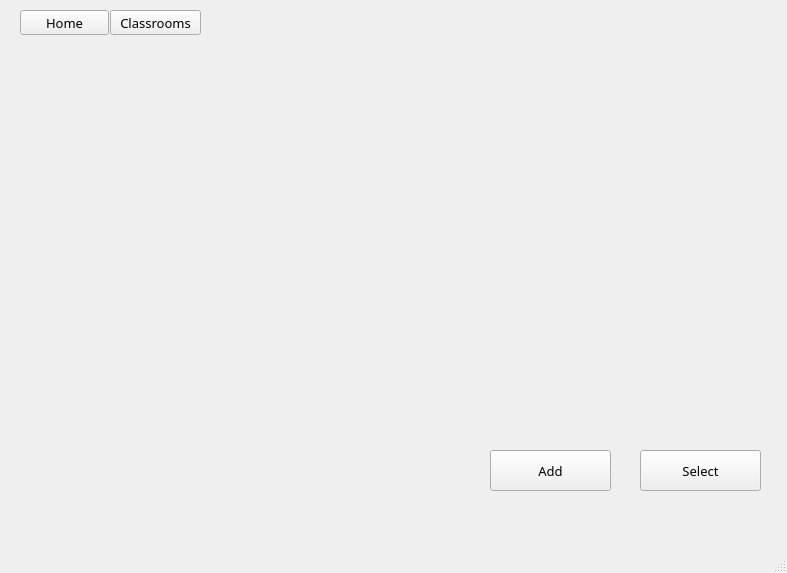
<?xml version="1.0" encoding="UTF-8"?>
<ui version="4.0">
 <class>MainWindow</class>
 <widget class="QMainWindow" name="MainWindow">
  <property name="geometry">
   <rect>
    <x>0</x>
    <y>0</y>
    <width>787</width>
    <height>573</height>
   </rect>
  </property>
  <property name="font">
   <font>
    <family>Umpush</family>
    <pointsize>10</pointsize>
    <italic>false</italic>
    <bold>false</bold>
   </font>
  </property>
  <property name="windowTitle">
   <string>MainWindow</string>
  </property>
  <widget class="QWidget" name="centralwidget">
   <widget class="QStackedWidget" name="stackedWidget">
    <property name="geometry">
     <rect>
      <x>0</x>
      <y>0</y>
      <width>781</width>
      <height>511</height>
     </rect>
    </property>
    <property name="sizePolicy">
     <sizepolicy hsizetype="Expanding" vsizetype="Expanding">
      <horstretch>0</horstretch>
      <verstretch>0</verstretch>
     </sizepolicy>
    </property>
    <property name="maximumSize">
     <size>
      <width>781</width>
      <height>511</height>
     </size>
    </property>
    <property name="currentIndex">
     <number>6</number>
    </property>
    <widget class="QWidget" name="Home">
     <widget class="QLabel" name="label_10">
      <property name="geometry">
       <rect>
        <x>30</x>
        <y>90</y>
        <width>211</width>
        <height>51</height>
       </rect>
      </property>
      <property name="sizePolicy">
       <sizepolicy hsizetype="Expanding" vsizetype="Expanding">
        <horstretch>0</horstretch>
        <verstretch>0</verstretch>
       </sizepolicy>
      </property>
      <property name="maximumSize">
       <size>
        <width>211</width>
        <height>51</height>
       </size>
      </property>
      <property name="font">
       <font>
        <family>Umpush</family>
        <pointsize>10</pointsize>
        <italic>false</italic>
        <bold>false</bold>
       </font>
      </property>
      <property name="text">
       <string>Escuela de Ingeniería Eléctrica</string>
      </property>
     </widget>
     <widget class="QPushButton" name="pushButtonSchedule_Generator">
      <property name="geometry">
       <rect>
        <x>540</x>
        <y>350</y>
        <width>161</width>
        <height>51</height>
       </rect>
      </property>
      <property name="sizePolicy">
       <sizepolicy hsizetype="Expanding" vsizetype="Expanding">
        <horstretch>0</horstretch>
        <verstretch>0</verstretch>
       </sizepolicy>
      </property>
      <property name="maximumSize">
       <size>
        <width>161</width>
        <height>51</height>
       </size>
      </property>
      <property name="text">
       <string>Schedule Generator</string>
      </property>
     </widget>
     <widget class="QPushButton" name="pushButtonCurrent_Schedule">
      <property name="geometry">
       <rect>
        <x>30</x>
        <y>190</y>
        <width>161</width>
        <height>51</height>
       </rect>
      </property>
      <property name="sizePolicy">
       <sizepolicy hsizetype="Expanding" vsizetype="Expanding">
        <horstretch>0</horstretch>
        <verstretch>0</verstretch>
       </sizepolicy>
      </property>
      <property name="maximumSize">
       <size>
        <width>161</width>
        <height>51</height>
       </size>
      </property>
      <property name="text">
       <string>Current Schedule</string>
      </property>
     </widget>
     <widget class="QPushButton" name="pushButtonClassrooms">
      <property name="geometry">
       <rect>
        <x>540</x>
        <y>290</y>
        <width>161</width>
        <height>51</height>
       </rect>
      </property>
      <property name="sizePolicy">
       <sizepolicy hsizetype="Expanding" vsizetype="Expanding">
        <horstretch>0</horstretch>
        <verstretch>0</verstretch>
       </sizepolicy>
      </property>
      <property name="maximumSize">
       <size>
        <width>161</width>
        <height>51</height>
       </size>
      </property>
      <property name="text">
       <string>Classrooms</string>
      </property>
     </widget>
     <widget class="QPushButton" name="pushButtonSemesters">
      <property name="geometry">
       <rect>
        <x>30</x>
        <y>250</y>
        <width>161</width>
        <height>51</height>
       </rect>
      </property>
      <property name="sizePolicy">
       <sizepolicy hsizetype="Expanding" vsizetype="Expanding">
        <horstretch>0</horstretch>
        <verstretch>0</verstretch>
       </sizepolicy>
      </property>
      <property name="maximumSize">
       <size>
        <width>161</width>
        <height>51</height>
       </size>
      </property>
      <property name="text">
       <string>Semesters</string>
      </property>
     </widget>
     <widget class="QPushButton" name="pushButton_Home">
      <property name="geometry">
       <rect>
        <x>30</x>
        <y>10</y>
        <width>89</width>
        <height>25</height>
       </rect>
      </property>
      <property name="sizePolicy">
       <sizepolicy hsizetype="Expanding" vsizetype="Expanding">
        <horstretch>0</horstretch>
        <verstretch>0</verstretch>
       </sizepolicy>
      </property>
      <property name="maximumSize">
       <size>
        <width>89</width>
        <height>25</height>
       </size>
      </property>
      <property name="text">
       <string>Home</string>
      </property>
     </widget>
     <widget class="QPushButton" name="pushButtonCycles">
      <property name="geometry">
       <rect>
        <x>540</x>
        <y>170</y>
        <width>161</width>
        <height>51</height>
       </rect>
      </property>
      <property name="sizePolicy">
       <sizepolicy hsizetype="Expanding" vsizetype="Expanding">
        <horstretch>0</horstretch>
        <verstretch>0</verstretch>
       </sizepolicy>
      </property>
      <property name="maximumSize">
       <size>
        <width>161</width>
        <height>51</height>
       </size>
      </property>
      <property name="text">
       <string>Cycles</string>
      </property>
     </widget>
     <widget class="QLabel" name="label_9">
      <property name="geometry">
       <rect>
        <x>30</x>
        <y>50</y>
        <width>211</width>
        <height>41</height>
       </rect>
      </property>
      <property name="sizePolicy">
       <sizepolicy hsizetype="Expanding" vsizetype="Expanding">
        <horstretch>0</horstretch>
        <verstretch>0</verstretch>
       </sizepolicy>
      </property>
      <property name="maximumSize">
       <size>
        <width>211</width>
        <height>41</height>
       </size>
      </property>
      <property name="font">
       <font>
        <family>Umpush</family>
        <pointsize>10</pointsize>
        <italic>false</italic>
        <bold>false</bold>
       </font>
      </property>
      <property name="text">
       <string>Universidad de Costa Rica</string>
      </property>
     </widget>
     <widget class="QPushButton" name="pushButtonCourses">
      <property name="geometry">
       <rect>
        <x>540</x>
        <y>230</y>
        <width>161</width>
        <height>51</height>
       </rect>
      </property>
      <property name="sizePolicy">
       <sizepolicy hsizetype="Expanding" vsizetype="Expanding">
        <horstretch>0</horstretch>
        <verstretch>0</verstretch>
       </sizepolicy>
      </property>
      <property name="maximumSize">
       <size>
        <width>161</width>
        <height>51</height>
       </size>
      </property>
      <property name="text">
       <string>Courses</string>
      </property>
     </widget>
     <widget class="QPushButton" name="pushButtonExternal_Courses">
      <property name="geometry">
       <rect>
        <x>540</x>
        <y>110</y>
        <width>161</width>
        <height>51</height>
       </rect>
      </property>
      <property name="sizePolicy">
       <sizepolicy hsizetype="Expanding" vsizetype="Expanding">
        <horstretch>0</horstretch>
        <verstretch>0</verstretch>
       </sizepolicy>
      </property>
      <property name="maximumSize">
       <size>
        <width>161</width>
        <height>51</height>
       </size>
      </property>
      <property name="text">
       <string>External Courses</string>
      </property>
     </widget>
     <widget class="QPushButton" name="pushButtonTeachers">
      <property name="geometry">
       <rect>
        <x>540</x>
        <y>50</y>
        <width>161</width>
        <height>51</height>
       </rect>
      </property>
      <property name="sizePolicy">
       <sizepolicy hsizetype="Expanding" vsizetype="Expanding">
        <horstretch>0</horstretch>
        <verstretch>0</verstretch>
       </sizepolicy>
      </property>
      <property name="maximumSize">
       <size>
        <width>161</width>
        <height>51</height>
       </size>
      </property>
      <property name="text">
       <string>Teachers</string>
      </property>
     </widget>
    </widget>
    <widget class="QWidget" name="Semesters">
     <widget class="QPushButton" name="pushButtonAdd_Semesters">
      <property name="geometry">
       <rect>
        <x>490</x>
        <y>450</y>
        <width>121</width>
        <height>41</height>
       </rect>
      </property>
      <property name="text">
       <string>Add</string>
      </property>
     </widget>
     <widget class="QPushButton" name="pushButtonSelectSemesters">
      <property name="geometry">
       <rect>
        <x>640</x>
        <y>450</y>
        <width>121</width>
        <height>41</height>
       </rect>
      </property>
      <property name="text">
       <string>Select</string>
      </property>
     </widget>
     <widget class="QPushButton" name="pushButton_HomeS">
      <property name="geometry">
       <rect>
        <x>20</x>
        <y>10</y>
        <width>89</width>
        <height>25</height>
       </rect>
      </property>
      <property name="text">
       <string>Home</string>
      </property>
     </widget>
     <widget class="QPushButton" name="pushButton_Semesters">
      <property name="geometry">
       <rect>
        <x>110</x>
        <y>10</y>
        <width>89</width>
        <height>25</height>
       </rect>
      </property>
      <property name="text">
       <string>Semesters</string>
      </property>
     </widget>
     <widget class="QScrollArea" name="scrollArea">
      <property name="geometry">
       <rect>
        <x>10</x>
        <y>50</y>
        <width>761</width>
        <height>381</height>
       </rect>
      </property>
      <property name="widgetResizable">
       <bool>true</bool>
      </property>
      <widget class="QWidget" name="scrollAreaWidgetContents">
       <property name="geometry">
        <rect>
         <x>0</x>
         <y>0</y>
         <width>759</width>
         <height>379</height>
        </rect>
       </property>
      </widget>
     </widget>
    </widget>
    <widget class="QWidget" name="Teachers">
     <widget class="QPushButton" name="pushButtonSelect_Teachers">
      <property name="geometry">
       <rect>
        <x>640</x>
        <y>450</y>
        <width>121</width>
        <height>41</height>
       </rect>
      </property>
      <property name="text">
       <string>Select</string>
      </property>
     </widget>
     <widget class="QPushButton" name="pushButtonAdd_Teachers">
      <property name="geometry">
       <rect>
        <x>490</x>
        <y>450</y>
        <width>121</width>
        <height>41</height>
       </rect>
      </property>
      <property name="text">
       <string>Add</string>
      </property>
     </widget>
     <widget class="QPushButton" name="pushButton_Teachers">
      <property name="geometry">
       <rect>
        <x>110</x>
        <y>10</y>
        <width>89</width>
        <height>25</height>
       </rect>
      </property>
      <property name="text">
       <string>Teachers</string>
      </property>
     </widget>
     <widget class="QPushButton" name="pushButton_HomeT">
      <property name="geometry">
       <rect>
        <x>20</x>
        <y>10</y>
        <width>89</width>
        <height>25</height>
       </rect>
      </property>
      <property name="text">
       <string>Home</string>
      </property>
     </widget>
    </widget>
    <widget class="QWidget" name="External_Courses">
     <widget class="QPushButton" name="pushButton_HomeEC">
      <property name="geometry">
       <rect>
        <x>20</x>
        <y>10</y>
        <width>89</width>
        <height>25</height>
       </rect>
      </property>
      <property name="text">
       <string>Home</string>
      </property>
     </widget>
     <widget class="QPushButton" name="pushButton_External_Courses">
      <property name="geometry">
       <rect>
        <x>110</x>
        <y>10</y>
        <width>141</width>
        <height>25</height>
       </rect>
      </property>
      <property name="text">
       <string>External Courses</string>
      </property>
     </widget>
     <widget class="QPushButton" name="pushButtonAdd_External_Courses">
      <property name="geometry">
       <rect>
        <x>490</x>
        <y>450</y>
        <width>121</width>
        <height>41</height>
       </rect>
      </property>
      <property name="text">
       <string>Add</string>
      </property>
     </widget>
     <widget class="QPushButton" name="pushButtonSelect_External_Courses">
      <property name="geometry">
       <rect>
        <x>640</x>
        <y>450</y>
        <width>121</width>
        <height>41</height>
       </rect>
      </property>
      <property name="text">
       <string>Select</string>
      </property>
     </widget>
    </widget>
    <widget class="QWidget" name="Cycles">
     <widget class="QPushButton" name="pushButton_Cycles">
      <property name="geometry">
       <rect>
        <x>110</x>
        <y>10</y>
        <width>91</width>
        <height>25</height>
       </rect>
      </property>
      <property name="text">
       <string>Cycles</string>
      </property>
     </widget>
     <widget class="QPushButton" name="pushButton_HomeCy">
      <property name="geometry">
       <rect>
        <x>20</x>
        <y>10</y>
        <width>89</width>
        <height>25</height>
       </rect>
      </property>
      <property name="text">
       <string>Home</string>
      </property>
     </widget>
     <widget class="QPushButton" name="pushButtonSelect_Cycles">
      <property name="geometry">
       <rect>
        <x>640</x>
        <y>450</y>
        <width>121</width>
        <height>41</height>
       </rect>
      </property>
      <property name="text">
       <string>Select</string>
      </property>
     </widget>
     <widget class="QPushButton" name="pushButtonAdd_Cycles">
      <property name="geometry">
       <rect>
        <x>490</x>
        <y>450</y>
        <width>121</width>
        <height>41</height>
       </rect>
      </property>
      <property name="text">
       <string>Add</string>
      </property>
     </widget>
    </widget>
    <widget class="QWidget" name="Courses">
     <widget class="QPushButton" name="pushButton_Courses">
      <property name="geometry">
       <rect>
        <x>110</x>
        <y>10</y>
        <width>91</width>
        <height>25</height>
       </rect>
      </property>
      <property name="text">
       <string>Courses</string>
      </property>
     </widget>
     <widget class="QPushButton" name="pushButton_HomeCo">
      <property name="geometry">
       <rect>
        <x>20</x>
        <y>10</y>
        <width>89</width>
        <height>25</height>
       </rect>
      </property>
      <property name="text">
       <string>Home</string>
      </property>
     </widget>
     <widget class="QPushButton" name="pushButtonSelect_Courses">
      <property name="geometry">
       <rect>
        <x>640</x>
        <y>450</y>
        <width>121</width>
        <height>41</height>
       </rect>
      </property>
      <property name="text">
       <string>Select</string>
      </property>
     </widget>
     <widget class="QPushButton" name="pushButtonAdd_Courses">
      <property name="geometry">
       <rect>
        <x>490</x>
        <y>450</y>
        <width>121</width>
        <height>41</height>
       </rect>
      </property>
      <property name="text">
       <string>Add</string>
      </property>
     </widget>
    </widget>
    <widget class="QWidget" name="Classrooms">
     <widget class="QPushButton" name="pushButtonSelect_Classrooms">
      <property name="geometry">
       <rect>
        <x>640</x>
        <y>450</y>
        <width>121</width>
        <height>41</height>
       </rect>
      </property>
      <property name="text">
       <string>Select</string>
      </property>
     </widget>
     <widget class="QPushButton" name="pushButtonAdd_Classrooms">
      <property name="geometry">
       <rect>
        <x>490</x>
        <y>450</y>
        <width>121</width>
        <height>41</height>
       </rect>
      </property>
      <property name="text">
       <string>Add</string>
      </property>
     </widget>
     <widget class="QPushButton" name="pushButton_HomeCl">
      <property name="geometry">
       <rect>
        <x>110</x>
        <y>10</y>
        <width>91</width>
        <height>25</height>
       </rect>
      </property>
      <property name="text">
       <string>Classrooms</string>
      </property>
     </widget>
     <widget class="QPushButton" name="pushButton_Cl">
      <property name="geometry">
       <rect>
        <x>20</x>
        <y>10</y>
        <width>89</width>
        <height>25</height>
       </rect>
      </property>
      <property name="text">
       <string>Home</string>
      </property>
     </widget>
    </widget>
   </widget>
  </widget>
  <widget class="QMenuBar" name="menubar">
   <property name="geometry">
    <rect>
     <x>0</x>
     <y>0</y>
     <width>787</width>
     <height>31</height>
    </rect>
   </property>
  </widget>
  <widget class="QStatusBar" name="statusbar"/>
 </widget>
 <resources/>
 <connections/>
</ui>
